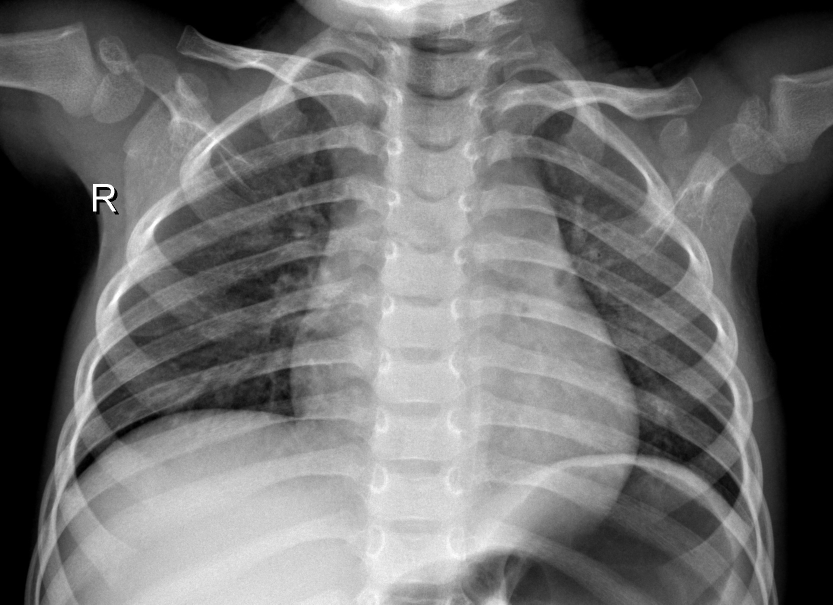
#> input picture Dataset/IM-0215-0001.jpeg, 1666 x 1209 px, found by its file name (shown at 1/2 size)
$ jupyter execute masking.ipynb   (shell and % lines are left out)
#> lines starting #> are read from the running program, lines starting #| are printed output that depends on the picture; after the words box and inside, x2 and y2 are one past the last pixel; in counts of white or black regions, pixels touching at a corner belong together
<a href="https://colab.research.google.com/github/hanifnurf/TKC_Covid19/blob/main/opencv_basic/masking.ipynb" target="_parent"></a>

[cell 1]
import wget
url = "https://github.com/hanifnurf/TKC_Covid19/blob/main/Dataset/IM-0215-0001.jpeg?raw=true"
wget.download(url)

[cell 2]
# import the necessary packages
from matplotlib import pyplot as plt
import numpy as np
import argparse
import cv2

[cell 3]
def plt_imshow(title, image):
	# convert the image frame BGR to RGB color space and display it
	image = cv2.cvtColor(image, cv2.COLOR_BGR2RGB)
	plt.imshow(image)
	plt.title(title)
	plt.grid(False)
	plt.show()

[cell 4]
# since we are using Jupyter Notebooks we can replace our argument
# parsing code with *hard coded* arguments and values
args = {
	"image": "IM-0215-0001.jpeg"
}

[cell 5]
# load the original input image and display it to our screen
image = cv2.imread(args["image"])
#> image is the input picture: shape (1209, 1666, 3); min 0, max 255, mean 109.7
plt_imshow("Original", image)

# a mask is the same size as our image, but has only two pixel
# values, 0 and 255 -- pixels with a value of 0 (background) are
# ignored in the original image while mask pixels with a value of
# 255 (foreground) are allowed to be kept
mask = np.zeros(image.shape[:2], dtype="uint8")
cv2.rectangle(mask, (0, 90), (290, 450), 255, -1)
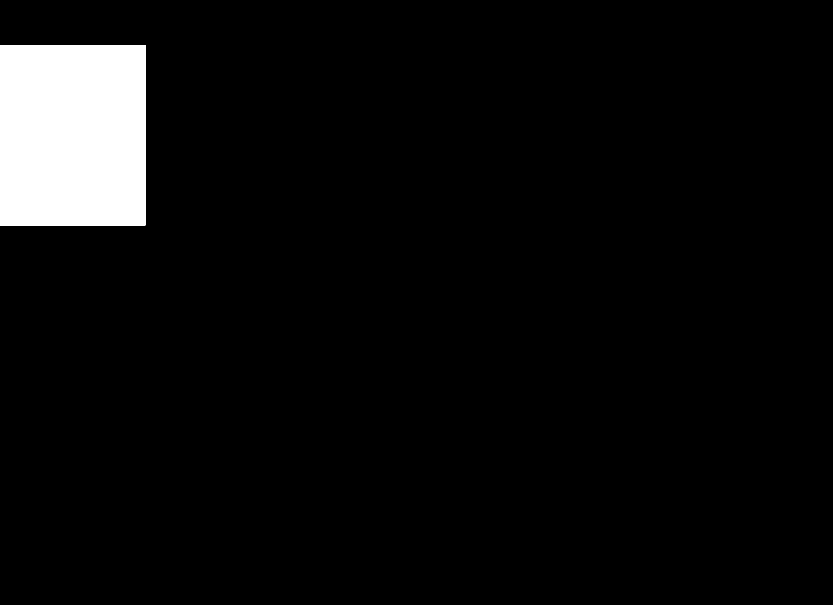
#> mask: shape (1209, 1666) (shown at 1/2 size); 5.2% white; 1 white region, box (x1, y1, x2, y2) and area: (0, 90, 291, 451) 105051
plt_imshow("Rectangular Mask", mask)

# apply our mask -- notice how only the person in the image is
# cropped out
masked = cv2.bitwise_and(image, image, mask=mask)
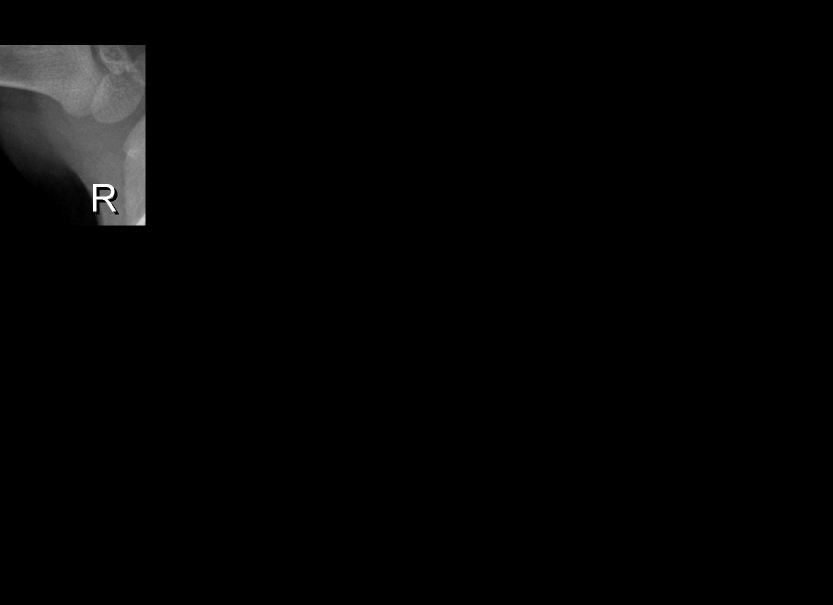
#> masked: shape (1209, 1666, 3) (shown at 1/2 size); min 0, max 255, mean 4.1
plt_imshow("Mask Applied to Image", masked)

[cell 6]
# now, let's make a circular mask with a radius of 100 pixels and
# apply the mask again
mask = np.zeros(image.shape[:2], dtype="uint8")
cv2.circle(mask, (145, 200), 100, 255, -1)
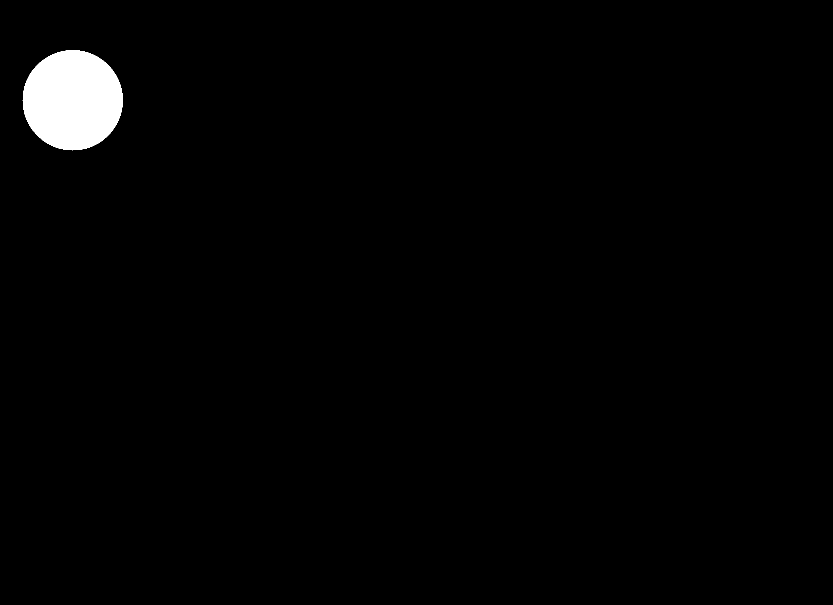
#> mask: shape (1209, 1666) (shown at 1/2 size); 1.6% white; 1 white region, box (x1, y1, x2, y2) and area: (45, 100, 246, 301) 31417
masked = cv2.bitwise_and(image, image, mask=mask)

# show the output images
plt_imshow("Circular Mask", mask)
plt_imshow("Mask Applied to Image", masked)

$ run again, with Dataset/covid (13).jpg copied over Dataset/IM-0215-0001.jpeg
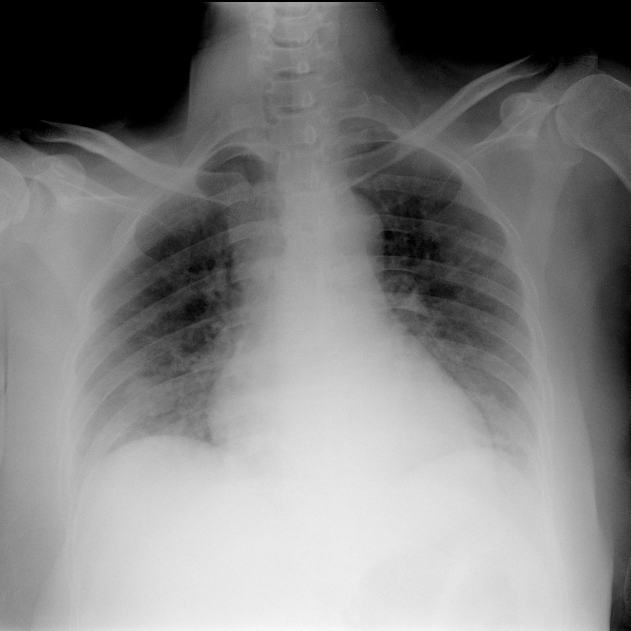
#> input picture Dataset/covid (13).jpg, 1261 x 1262 px, found by its file name (shown at 1/2 size)
#> image is the input picture: shape (1262, 1261, 3); min 0, max 251, mean 129.4
#> `cv2.rectangle(mask, (0, 90), (290, 450), 255, -1)`:
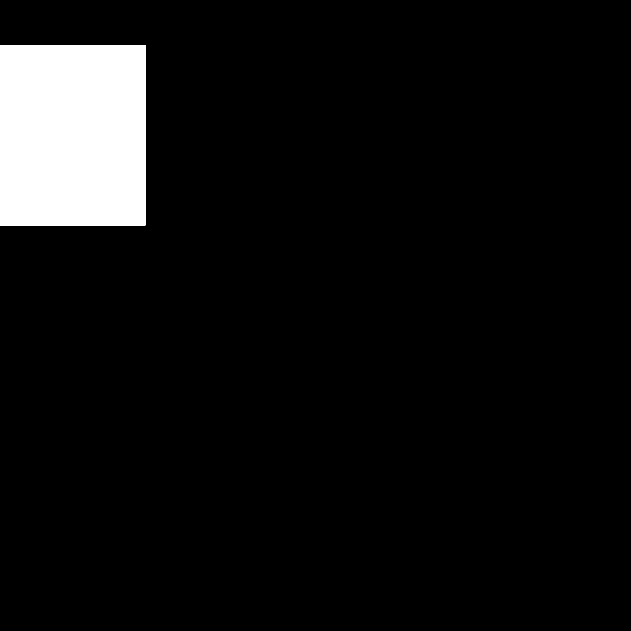
#> mask: shape (1262, 1261) (shown at 1/2 size); 6.6% white; 1 white region, box (x1, y1, x2, y2) and area: (0, 90, 291, 451) 105051
#> `cv2.circle(mask, (145, 200), 100, 255, -1)`:
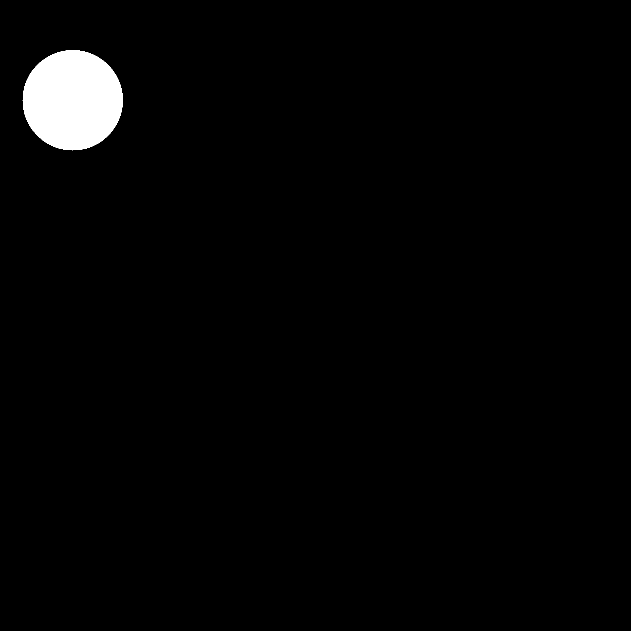
#> mask: shape (1262, 1261) (shown at 1/2 size); 2% white; 1 white region, box (x1, y1, x2, y2) and area: (45, 100, 246, 301) 31417
